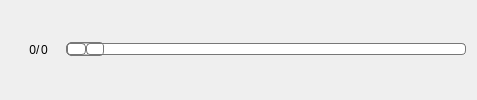
        <widget class="QWidget" name="imgReconstructedTab">
         <attribute name="title">
          <string>SIM</string>
         </attribute>
         <layout class="QGridLayout" name="gridLayout_2">
          <item row="0" column="0">
           <layout class="QGridLayout" name="simImageLayout"/>
          </item>
          <item row="1" column="0">
           <layout class="QHBoxLayout" name="horizontalLayout_15">
            <property name="spacing">
             <number>0</number>
            </property>
            <item>
             <widget class="QLabel" name="simImageNth">
              <property name="minimumSize">
               <size>
                <width>25</width>
                <height>0</height>
               </size>
              </property>
              <property name="text">
               <string>0</string>
              </property>
              <property name="alignment">
               <set>Qt::AlignRight|Qt::AlignTrailing|Qt::AlignVCenter</set>
              </property>
             </widget>
            </item>
            <item>
             <widget class="QLabel" name="label_21">
              <property name="text">
               <string>/</string>
              </property>
             </widget>
            </item>
            <item>
             <widget class="QLabel" name="simImageNtotal">
              <property name="minimumSize">
               <size>
                <width>25</width>
                <height>0</height>
               </size>
              </property>
              <property name="text">
               <string>0</string>
              </property>
             </widget>
            </item>
            <item>
             <widget class="QSlider" name="simImageSlider">
              <property name="minimumSize">
               <size>
                <width>400</width>
                <height>0</height>
               </size>
              </property>
              <property name="styleSheet">
               <string notr="true">QSlider::groove:horizontal {
border: 1px solid #bbb;
background: white;
height: 10px;
border-radius: 4px;
}

QSlider::sub-page:horizontal {
background: qlineargradient(x1: 0, y1: 0,    x2: 0, y2: 1,
    stop: 0 #66e, stop: 1 #bbf);
background: qlineargradient(x1: 0, y1: 0.2, x2: 1, y2: 1,
    stop: 0 #bbf, stop: 1 #55f);
border: 1px solid #777;
height: 10px;
border-radius: 4px;
}

QSlider::add-page:horizontal {
background: #fff;
border: 1px solid #777;
height: 10px;
border-radius: 4px;
}

QSlider::handle:horizontal {
background: qlineargradient(x1:0, y1:0, x2:1, y2:1,
    stop:0 #eee, stop:1 #ccc);
border: 1px solid #777;
width: 35px;
margin-top: -2px;
margin-bottom: -2px;
border-radius: 4px;
}

QSlider::handle:horizontal:hover {
background: qlineargradient(x1:0, y1:0, x2:1, y2:1,
    stop:0 #fff, stop:1 #ddd);
border: 1px solid #444;
border-radius: 4px;
}

QSlider::sub-page:horizontal:disabled {
background: #bbb;
border-color: #999;
}

QSlider::add-page:horizontal:disabled {
background: #eee;
border-color: #999;
}

QSlider::handle:horizontal:disabled {
background: #eee;
border: 1px solid #aaa;
border-radius: 4px;
}</string>
              </property>
              <property name="maximum">
               <number>500</number>
              </property>
              <property name="orientation">
               <enum>Qt::Horizontal</enum>
              </property>
             </widget>
            </item>
           </layout>
          </item>
         </layout>
        </widget>
